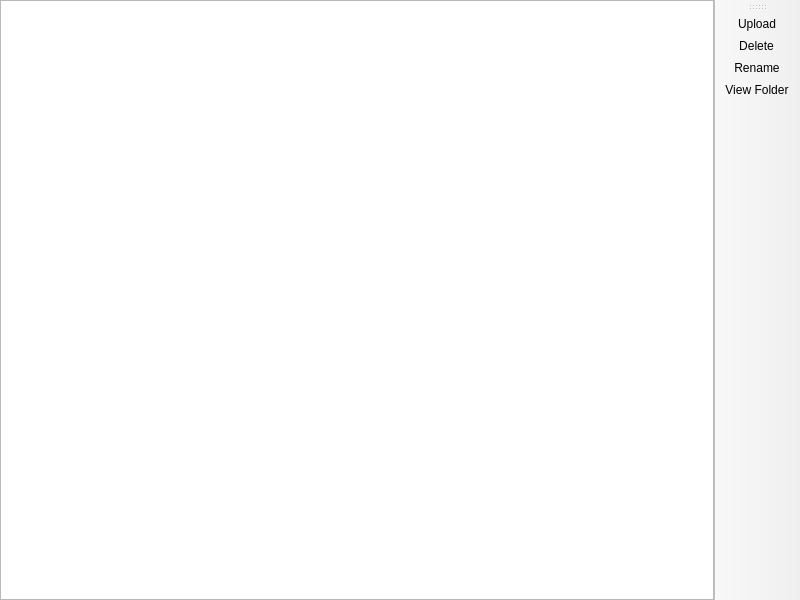
<?xml version="1.0" encoding="UTF-8"?>
<ui version="4.0">
 <class>ScreenshotsPage</class>
 <widget class="QMainWindow" name="ScreenshotsPage">
  <property name="geometry">
   <rect>
    <x>0</x>
    <y>0</y>
    <width>800</width>
    <height>600</height>
   </rect>
  </property>
  <property name="windowTitle">
   <string>MainWindow</string>
  </property>
  <widget class="QWidget" name="centralwidget">
   <layout class="QHBoxLayout" name="horizontalLayout">
    <property name="leftMargin">
     <number>0</number>
    </property>
    <property name="topMargin">
     <number>0</number>
    </property>
    <property name="rightMargin">
     <number>0</number>
    </property>
    <property name="bottomMargin">
     <number>0</number>
    </property>
    <item>
     <widget class="QListView" name="listView">
      <property name="selectionMode">
       <enum>QAbstractItemView::ExtendedSelection</enum>
      </property>
      <property name="selectionBehavior">
       <enum>QAbstractItemView::SelectRows</enum>
      </property>
     </widget>
    </item>
   </layout>
  </widget>
  <widget class="QToolBar" name="toolBar">
   <property name="windowTitle">
    <string>toolBar</string>
   </property>
   <attribute name="toolBarArea">
    <enum>RightToolBarArea</enum>
   </attribute>
   <attribute name="toolBarBreak">
    <bool>false</bool>
   </attribute>
   <addaction name="actionUpload"/>
   <addaction name="actionDelete"/>
   <addaction name="actionRename"/>
   <addaction name="actionView_Folder"/>
  </widget>
  <action name="actionUpload">
   <property name="text">
    <string>Upload</string>
   </property>
  </action>
  <action name="actionDelete">
   <property name="text">
    <string>Delete</string>
   </property>
  </action>
  <action name="actionRename">
   <property name="text">
    <string>Rename</string>
   </property>
  </action>
  <action name="actionView_Folder">
   <property name="text">
    <string>View Folder</string>
   </property>
  </action>
 </widget>
 <resources/>
 <connections/>
</ui>
